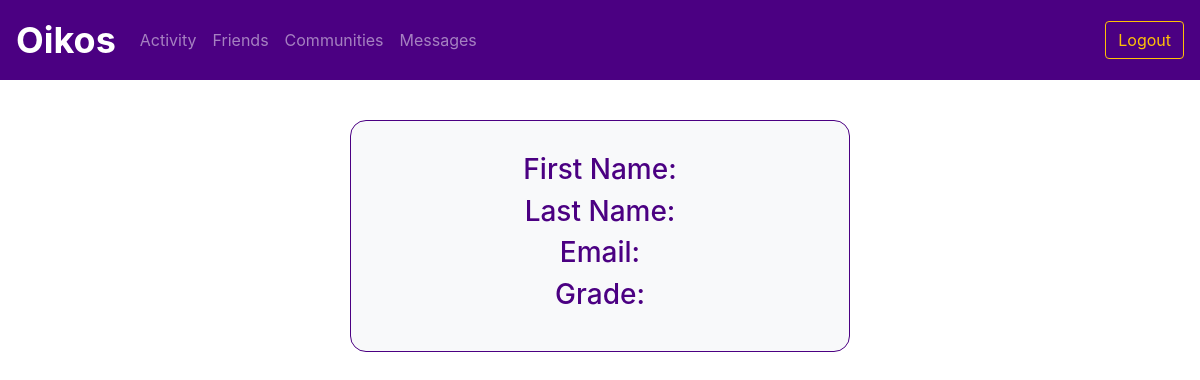
The app's page /profile/3, older data.
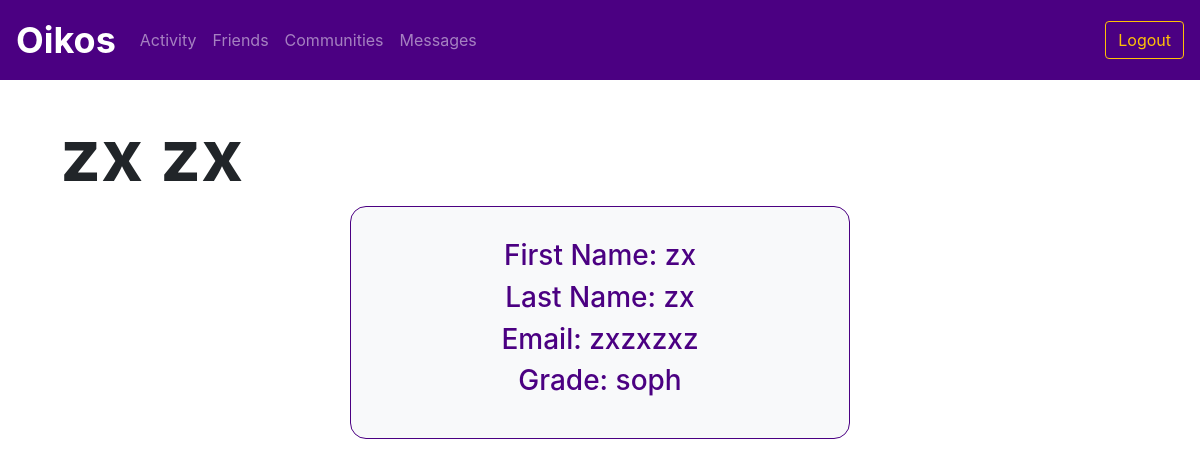
The same page, newer data.
### utl/models.py (models this page shows)
class User(db.Model):
    userID = db.Column(db.Integer, primary_key=True)
    email = db.Column(db.Text, unique=True, nullable=False)
    password = db.Column(db.Text, nullable=False)
    firstName = db.Column(db.Text, nullable=False)
    lastName = db.Column(db.Text, nullable=False)
    displayName = db.Column(db.Text, nullable=False)
    grade = db.Column(db.Text, nullable=False)

### app.py (the view)
@app.route("/profile/<userID>")
def profile(userID):
    user = usersfunctions.getUser(userID)
    return render_template("profile.html", user=user)

### utl/users.py (called while the page is built)
def getUser(userID):
    user = User.query.filter_by(userID=userID).first()
    return user

### templates/profile.html (shortened to what this page needs)
{% extends "base.html" %}
{% block loginoptions %}
<button type="button" class="btn btn-outline-warning">Logout</button>
{% endblock %}
{% block body %}
    <div class="content">
        <h1 class="display-3" style="font-weight: 700; padding-left: 5vw; padding-top: 5vh;">{{ user.displayName }}</h1>
    </div>
    <div class="container col-md-5 bg-light border border-primary text-center" style="padding: 2em; border-radius: 1em;">
        <h3>First Name: {{ user.firstName }}</h3>
        <h3>Last Name: {{ user.lastName }}</h3>
        <h3>Email: {{ user.email }}</h3>
        <h3>Grade: {{ user.grade }}</h3>
    </div>
{% endblock %}

### templates/base.html (shortened to what this page needs)
<!DOCTYPE html>
  <html>
  <head>
    <link rel="stylesheet" href="https://stackpath.bootstrapcdn.com/bootstrap/4.4.1/css/bootstrap.min.css"
>
    <link rel="stylesheet" href="../static/css/style.css">
  </head>
  <body>
      <header>
        <nav class="navbar fixed-top navbar-expand-lg navbar-dark bg-primary">
        <a class="navbar-brand" href="/dashboard"><b>Oikos</b></a>
        <div class="collapse navbar-collapse" id="navbarContent">
          <ul class="navbar-nav mr-auto">
            <li class="nav-item">
                <a class="nav-item nav-link" href="/feed">Activity</a></li>
            <li class="nav-item">
                <a class="nav-item nav-link" href="/friends">Friends</a></li>
            <li class="nav-item">
                <a class="nav-item nav-link" href="/communities">Communities</a></li>
            <li class="nav-item">
                <a class="nav-item nav-link" href="/messages">Messages</a></li>
          </ul>
          {% block loginoptions %} {% endblock %}
        </div>
    </nav>
    <br>
    <br>
    <br>
</header>
    {% block body %} {% endblock %}
  </body>
</html>

### static/css/style.css (style rules this page uses)
.bg-primary { background-color: indigo !important; }
.border-primary { color: indigo !important; }
.nav-item { color: white; }
.navbar .navbar-brand { font-size: 36px; }
.border-primary { border-color: indigo !important; }

Row changes from the older to the newer data that the page shows:
added User: displayName "zx zx", firstName "zx", lastName "zx", email "zxzxzxz", grade "soph"
